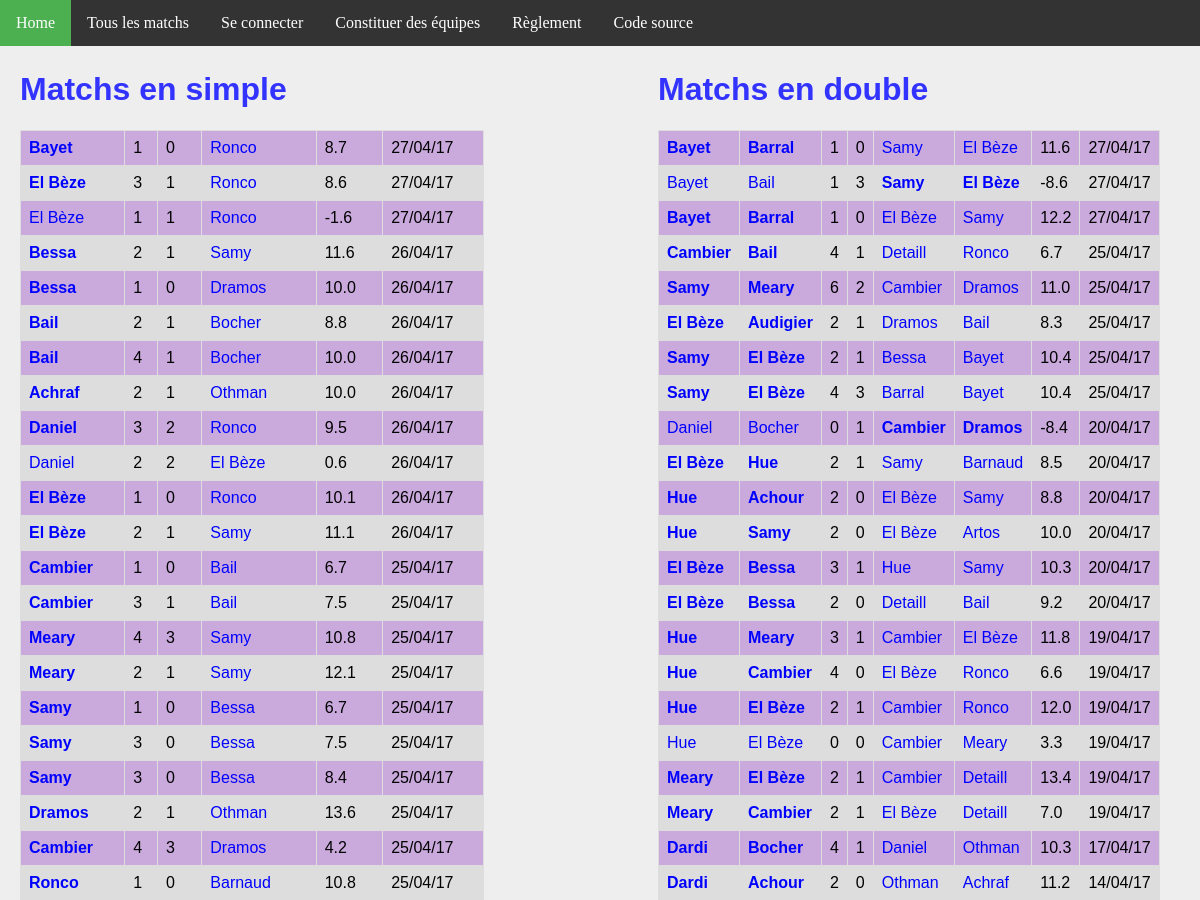
Before: /matchs/ (upper part) with the older database file.
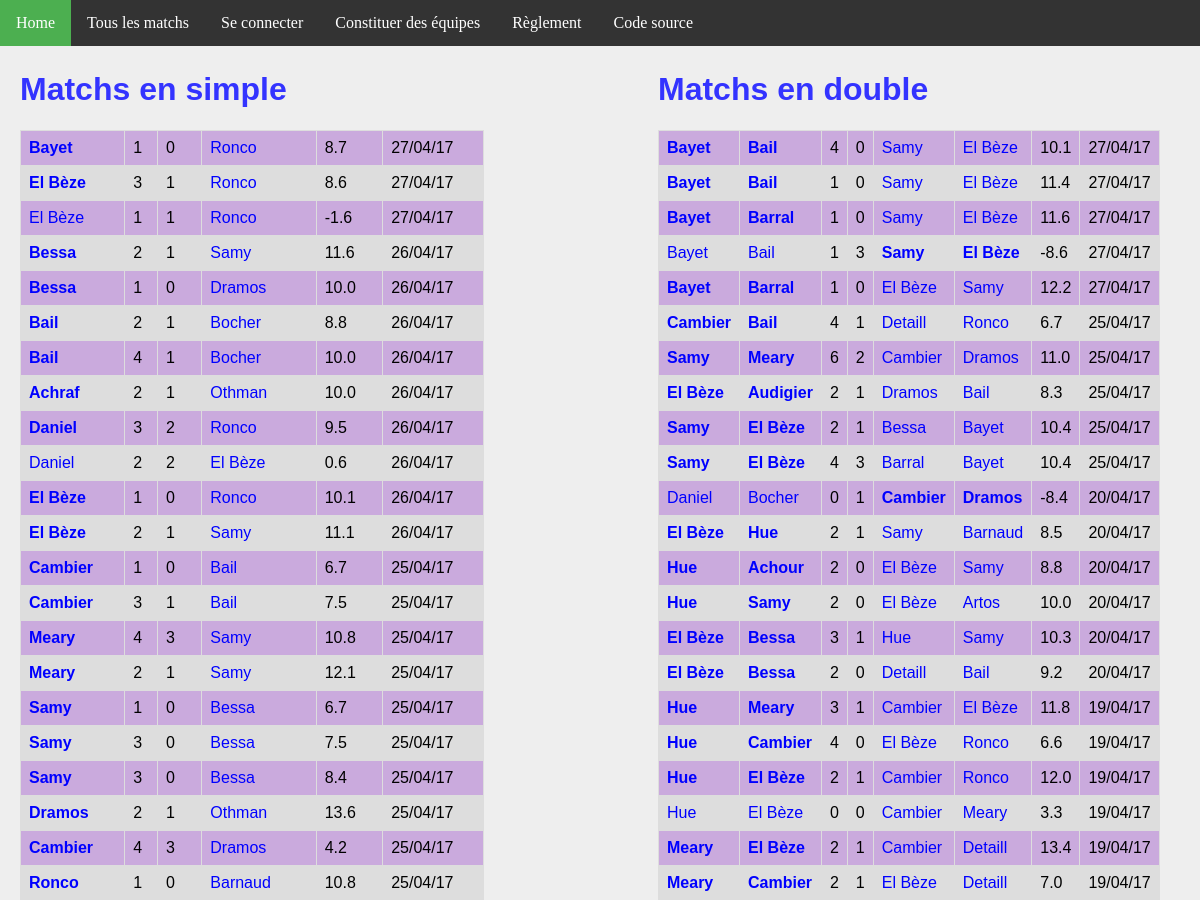
After: the same page with the newer database file.
### ranking/models.py (models this page shows, shortened)
class MatchSimple(models.Model):
    domicile = models.ForeignKey('Joueur', related_name = 'dom')
    exterieur = models.ForeignKey('Joueur', related_name = 'exte')
    date = models.DateTimeField(auto_now_add=True)
    buts_domicile = models.IntegerField(default=0)
    buts_exterieur = models.IntegerField(default=0)
    points = models.FloatField(default=0)
    @property
    def winner(self):
        if self.buts_domicile > self.buts_exterieur:
            return 1.
        elif self.buts_domicile < self.buts_exterieur:
            return 0.
        else:
            return 0.5

class Joueur(models.Model):
    user = models.OneToOneField(User, on_delete=models.CASCADE)
    pseudo = models.CharField(max_length = 50, default="Pax lambda")
    simple_score = models.FloatField(default=100)
    simple_rang = models.IntegerField(default=0)
    simple_victoires = models.IntegerField(default=0)
    simple_nuls = models.IntegerField(default=0)
    simple_defaites = models.IntegerField(default=0)
    simple_buts_pour = models.IntegerField(default=0)
    simple_buts_contre = models.IntegerField(default=0)
    double_score = models.FloatField(default=100)
    double_rang = models.IntegerField(default=0)
    double_victoires = models.IntegerField(default=0)
    double_nuls = models.IntegerField(default=0)
    double_defaites = models.IntegerField(default=0)
    double_buts_pour = models.IntegerField(default=0)
    double_buts_contre = models.IntegerField(default=0)

class MatchDouble(models.Model):
    domicile_1 = models.ForeignKey('Joueur', related_name = 'dom1')
    domicile_2 = models.ForeignKey('Joueur', related_name = 'dom2')
    exterieur_1 = models.ForeignKey('Joueur', related_name = 'exte1')
    exterieur_2 = models.ForeignKey('Joueur', related_name = 'exte2')
    date = models.DateTimeField(auto_now_add=True)
    buts_domicile = models.IntegerField(default=0)
    buts_exterieur = models.IntegerField(default=0)
    points = models.FloatField(default=0)
    @property
    def winner(self):
        if self.buts_domicile > self.buts_exterieur:
            return 1.
        elif self.buts_domicile < self.buts_exterieur:
            return 0.
        else:
            return 0.5

### ranking/views.py (the view)
# urls.py: url(r'^matchs/$', views.all_matchs, name='matchs'),
def all_matchs(request):
    context = {
        'simple_matchs': MatchSimple.objects.order_by('-date').all(),
        'double_matchs': MatchDouble.objects.order_by('-date').all(),
    }
    return render(request, 'all_matchs.html', context)

### ranking/templatetags/app_filter.py (called while the page is built)
@register.filter(name='decimal')
def decimal(x):
    return '{0:.1f}'.format(x)

### ranking/templates/all_matchs.html
{% extends 'base.html' %}
{% block body %}
{% load app_filter %}
<div id="column1" style="float:left; margin:0; width:40%;">
    <h1>Matchs en simple</h1>
    <table>
        {% for m in simple_matchs %}
        <tr>
            <td {% if m.winner == 1 %} style='font-weight:bold'{% endif %} >
                <a href="{% url 'joueur' m.domicile.id %}">{{m.domicile.pseudo}}</a>
            </td>
            <td>{{m.buts_domicile}}</td>
            <td>{{m.buts_exterieur}}</td>
            <td {% if m.winner == 0 %} style='font-weight:bold'{% endif %} >
                <a href="{% url 'joueur' m.exterieur.id %}">{{m.exterieur.pseudo}}</a>
            </td>
            <td>{{m.points|decimal}}</td>
            <td>{{m.date | date:'d/m/y'}}</td>
        </tr>
        {% endfor %}
    </table>
</div>
<div id="column2" style="float:left; margin-left:15%;width:40%;">
<h1>Matchs en double</h1>
<table>
    {% for m in double_matchs %}
    <tr>
        <td {% if m.winner == 1 %} style='font-weight:bold'{% endif %} >
            <a class="joueur" href="{% url 'joueur' m.domicile_1.id %}">{{m.domicile_1.pseudo}}</a>
        </td>
        <td {% if m.winner == 1 %} style='font-weight:bold'{% endif %} >
            <a class="joueur" href="{% url 'joueur' m.domicile_2.id %}">{{m.domicile_2.pseudo}}</a>
        </td>
        <td>{{m.buts_domicile}}</td>
        <td>{{m.buts_exterieur}}</td>
        <td {% if m.winner == 0 %} style='font-weight:bold'{% endif %} >
            <a class='joueur' href="{% url 'joueur' m.exterieur_1.id %}">{{m.exterieur_1.pseudo}}</a>
        </td>
        <td {% if m.winner == 0 %} style='font-weight:bold'{% endif %} >
            <a class='joueur' href="{% url 'joueur' m.exterieur_2.id %}">{{m.exterieur_2.pseudo}}</a>
        </td>
        <td>{{m.points|decimal}}</td>
        <td>{{m.date | date:'d/m/y'}}</td>
    </tr>
    {% endfor %}
</table>
</div>
{% endblock %}

Changed rows visible on the page:
no longer on this page (row unchanged): MatchDouble: domicile_1.pseudo "Dardi", domicile_2.pseudo "Bocher", buts_domicile "4", buts_exterieur "1", exterieur_1.pseudo "Daniel", exterieur_2.pseudo "Othman", points|decimal "10.3", date "17/04/17"
no longer on this page (row unchanged): MatchDouble: domicile_1.pseudo "Dardi", domicile_2.pseudo "Achour", buts_domicile "2", buts_exterieur "0", exterieur_1.pseudo "Othman", exterieur_2.pseudo "Achraf", points|decimal "11.2", date "14/04/17"
added MatchDouble: domicile_1.pseudo "Bayet", domicile_2.pseudo "Bail", buts_domicile "4", buts_exterieur "0", exterieur_1.pseudo "Samy", exterieur_2.pseudo "El Bèze", points|decimal "10.1", date "27/04/17"
added MatchDouble: domicile_1.pseudo "Bayet", domicile_2.pseudo "Bail", buts_domicile "1", buts_exterieur "0", exterieur_1.pseudo "Samy", exterieur_2.pseudo "El Bèze", points|decimal "11.4", date "27/04/17"
